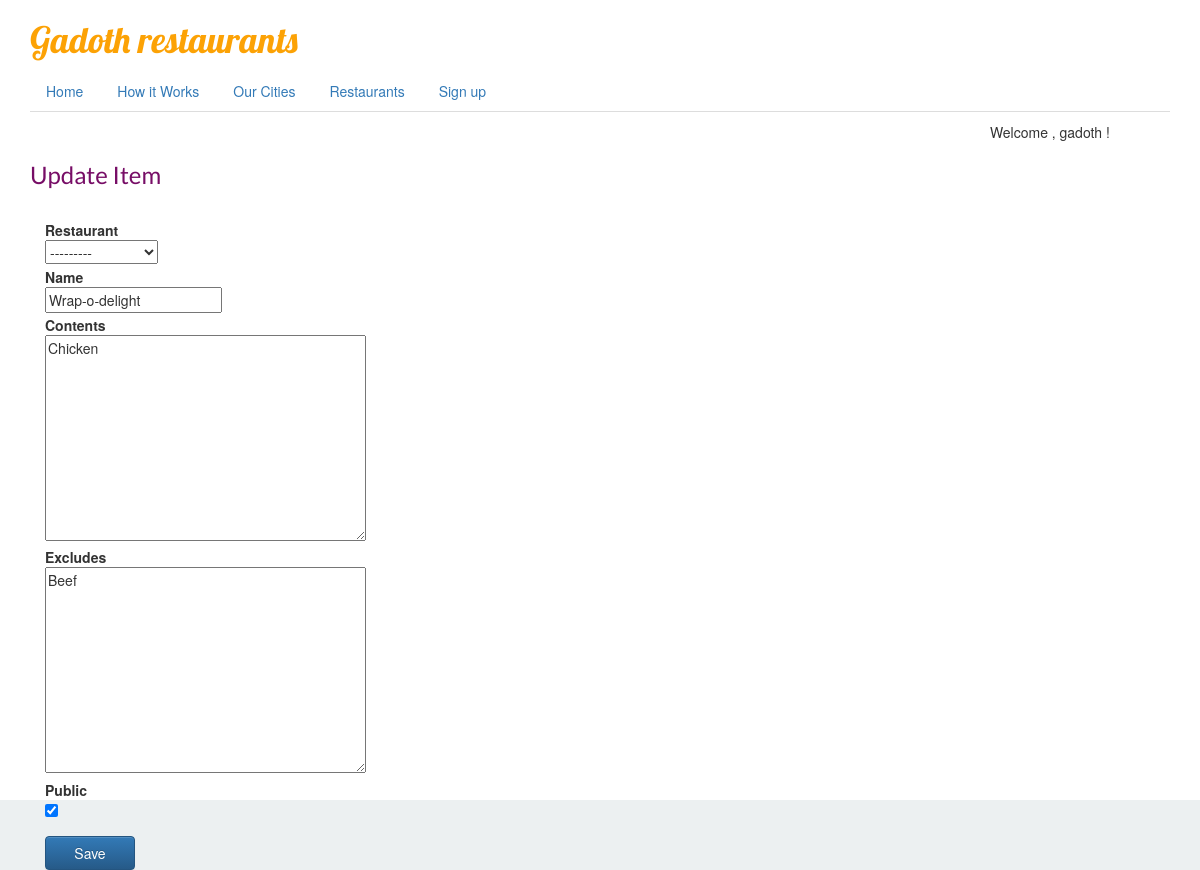
Screenshot of /items/4/edit/ (signed in) with the database file from the repository.
### menu/models.py (models this page shows, shortened)
class Item(models.Model):
    user = models.ForeignKey(settings.AUTH_USER_MODEL)
    restaurant = models.ForeignKey(restaurantLocations)
    name = models.CharField(max_length=120)
    contents = models.TextField(help_text='separate each item with a comma')
    excludes = models.TextField(blank=True,null=True,help_text='separate each item with a comma')
    public = models.BooleanField(default=True)
    created = models.DateTimeField(auto_now_add=True, blank=True)
    modified = models.DateTimeField(auto_now=True)
    class Meta:
        ordering = ['-modified','-created']

### menu/views.py (the view)
# urls.py: url(r'^(?P<pk>\d+)/edit/$', Item_UpdateView.as_view(),name='update'),
class Item_UpdateView(LoginRequiredMixin,UpdateView):
    template_name = 'forms.html'
    form_class = ItemForm
    def get_queryset(self):
        return Item.objects.filter(user=self.request.user)
    def get_context_data(self, *args, **kwargs):
        context = super(Item_UpdateView,self).get_context_data(*args,**kwargs)
        context['title'] = 'Update Item'
        return context
    def get_form_kwargs(self):
        kwargs = super(Item_UpdateView,self).get_form_kwargs()
        kwargs['user']=self.request.user
        return kwargs

### menu/forms.py
class ItemForm(forms.ModelForm):
    class Meta:
        model = Item
        fields = [
            'restaurant',
            'name',
            'contents',
            'excludes',
            'public',
        ]
    def __init__(self,user=None,*args,**kwargs):
        print(user)
        super(ItemForm,self).__init__(*args,**kwargs)
        self.fields['restaurant'].queryset = restaurantLocations.objects.filter(owner=user).exclude(item__isnull=False)

### restaurants/models.py (called while the page is built)
    def __str__(self):
        return self.name

### templates/forms.html (shortened to what this page needs)
{% extends 'base.html' %}
{% block page %}
<h3>{{title}}</h3><br>
<div class= "col-sm-6">
    <form METHOD="POST"> {% csrf_token %}
      <div class="form-group form-inline ">
        {% for field in form %}
        <fieldset class="control-group">
            <label class="control-label">{{ field.label }}</label>
            <div class="controls">
                {{ field }}
            </div>
        </fieldset>
        {% endfor %}
      </div>
      <button type="submit" class="btn btn-primary col-sm-2">Save</button>
    </form>
</div>
{% endblock %}

### templates/snippets/welcome.html
<div class="row">
    <div class="col-md-offset-10">
        {{ greetings }} , {{ person|default:"friend"}} !
    </div>
</div>

### static/css/style.css (style rules this page uses)
html { background-color: #ecf0f1; }
h3 { color: #770d66; font-family: 'Lato'; }

### rows the page displays
Item: form "---------" "Wrap-o-delight" "Chicken" "Beef" "☑"

### other values shown
{{ greetings }} "Welcome"
{{ person|default:"friend" }} "gadoth"
{{ title }} "Update Item"
{{ field.label }} "Restaurant" "Name" "Contents" "Excludes" "Public"
